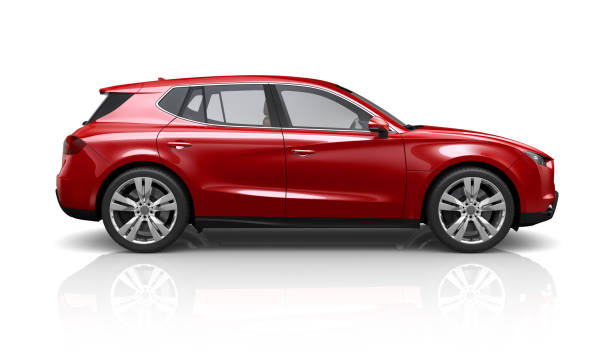
#> input picture CAR.JPG, 612 x 358 px, found by its file name
$ python main.py
#> lines starting #> are read from the running program, lines starting #| are printed output that depends on the picture; after the words box and inside, x2 and y2 are one past the last pixel; in counts of white or black regions, pixels touching at a corner belong together
import cv2 as cv
import numpy as np


def main():
    img = cv.imread("car.jpg")
#> img is the input picture: shape (358, 612, 3); mean B, G, R 190.6, 189.6, 208.9
    gray = cv.imread("car.jpg", 0)
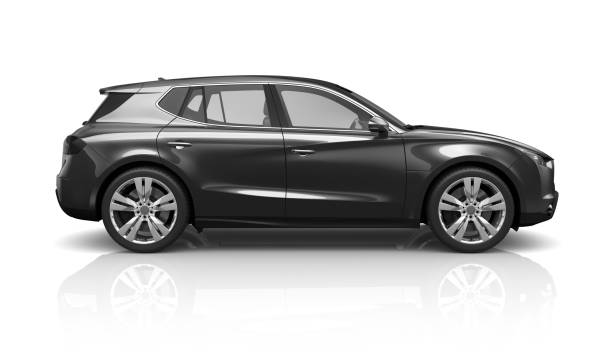
#> gray: shape (358, 612); min 0, max 255, mean 195.5
    print("Please select from the option below")
    print("1. Accept/load colored img. Grayscale should be rejected.")
    print("2. Output a pixel value")
    print("3. Modify a pixel value")
    print("4. Set img dimensions")
    print("5. Set image pixel count")
    print("6. Loaded image's data type")
    print("7. Exit")

    opt = int(input("input number: "))
#> the answer given: 3

    if opt == 1:
        imgLen = len(img.shape)
        grayLen = len(gray.shape)
        if imgLen > grayLen:
            cv.imshow("colored", img)
            cv.waitKey(0)
            main()
        else:
            exit()

    elif opt == 2:
        x = int(input("for x axis: "))
        y = int(input("for y axis: "))
        color = int(input("BGR selection: [1. BLUE] [2. GREEN] [3. RED]: "))
        print(img.item(x, y, color))
        main()

    elif opt == 3:
        x = int(input("for x axis: "))
#> the answer given: 3
        y = int(input("for y axis: "))
#> the answer given: 3
        print(img[x, y])
#| [255 255 255]
        for i in range(0, 3, 1):
            color = int(input("BGR selection: [1. BLUE] [2. GREEN] [3. RED]: "))
            pixelValue = int(input("Pixel Value: "))
            img.itemset((x, y, color), pixelValue)
#> this loop made 2 passes; the answer given on pass 1: 1
#> img: shape (358, 612, 3); under 0.01% of pixels changed, all inside (x1, y1, x2, y2) = (3, 3, 4, 4)
        print(img[x, y])
        cv.imshow("colored", img)
        cv.waitKey(0)
        main()

    elif opt == 4:
        x = 450
        y = 150
        print(img.shape)
        print(f"""
                    total pixel in x-axis: {img.shape[0]}
                    total pixel in y-axis: {img.shape[1]}
                    compared value in x-axis: {x}
                    compared value in y-axis: {y}
                """)

        if x <= img.shape[0] and y <= img.shape[1] :
            print("Within boundaries")
            main()
        else:
            print("Out of boundaries")
            main()

    elif opt == 5:
        x = 150
        y = 150
        fixedValue = x * y
        totalPixel = img.shape[0] * img.shape[1]

        print(f"""
                  total fixed variable: {fixedValue}
                  total image pixels: {totalPixel}
                """)

        if fixedValue > totalPixel :
            print("higher")
            main()
        elif fixedValue < totalPixel :
            print("lower")
            main()
        else:
            print("equal")
            main()

    elif opt == 6:
        print(f"image data type is: {img.dtype}")
        main()

    elif opt == 7:
        exit()

    else:
        print("Wrong Input, please try again")
#> (the run stopped early here; a loop or call above may not have finished)
